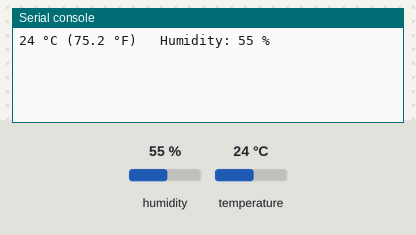
This program was run on a simulated ESP32 board running MicroPython. On the bench: the last lines printed to the serial console. Inputs (shaded band) come from the test bench; at power-on: humidity 55 %, temperature 24 °C.

Above: at 1.2 s.
1.3 s: humidity set to 22 %
At 3.2 s:
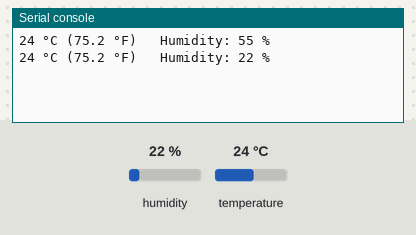
4.0 s: temperature set to 12 °C
At 5.6 s:
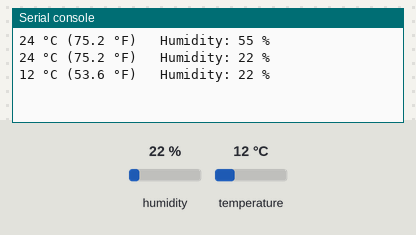
6.7 s: humidity set to 40 %
At 9.1 s:
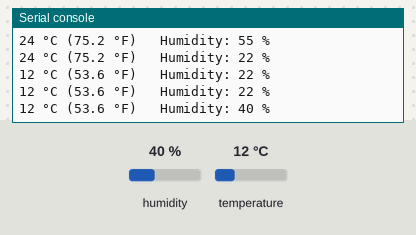
Timing chart, 0 to 10.6 s (numbered marks = the images above; inputs shaded):
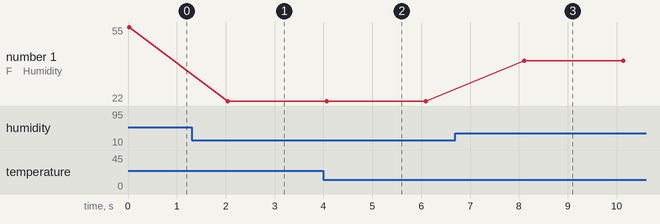

The program:

dht_read.py
```python
# Read temperature and humidity from a DHT11 sensor
import time
import dht
from machine import Pin

DHT_PIN = 19

sensor = dht.DHT11(Pin(DHT_PIN))   # use dht.DHT22 for the white DHT22 sensor

while True:
    try:
        sensor.measure()               # ask the sensor for a new reading
        temp_c = sensor.temperature()
        humidity = sensor.humidity()
        temp_f = temp_c * 9 / 5 + 32
        print(f"{temp_c} °C ({temp_f:.1f} °F)   Humidity: {humidity} %")
    except OSError:
        print("Couldn't read the sensor. Check the wiring.")
    time.sleep(2)   # DHT11: at most one reading per second. DHT22: every 2 s
```

Measured:
- after the input at 1.3 s, the serial console: prints a new line after 0.75 s (image 1)
- after the input at 4.0 s, the serial console: prints a new line after 0.07 s (image 2)
- after the input at 6.7 s, the serial console: prints a new line after 1.4 s (image 3)
- plotted number 1: 55 → 22 after the input at 1.3 s, 22 → 40 after the input at 6.7 s
